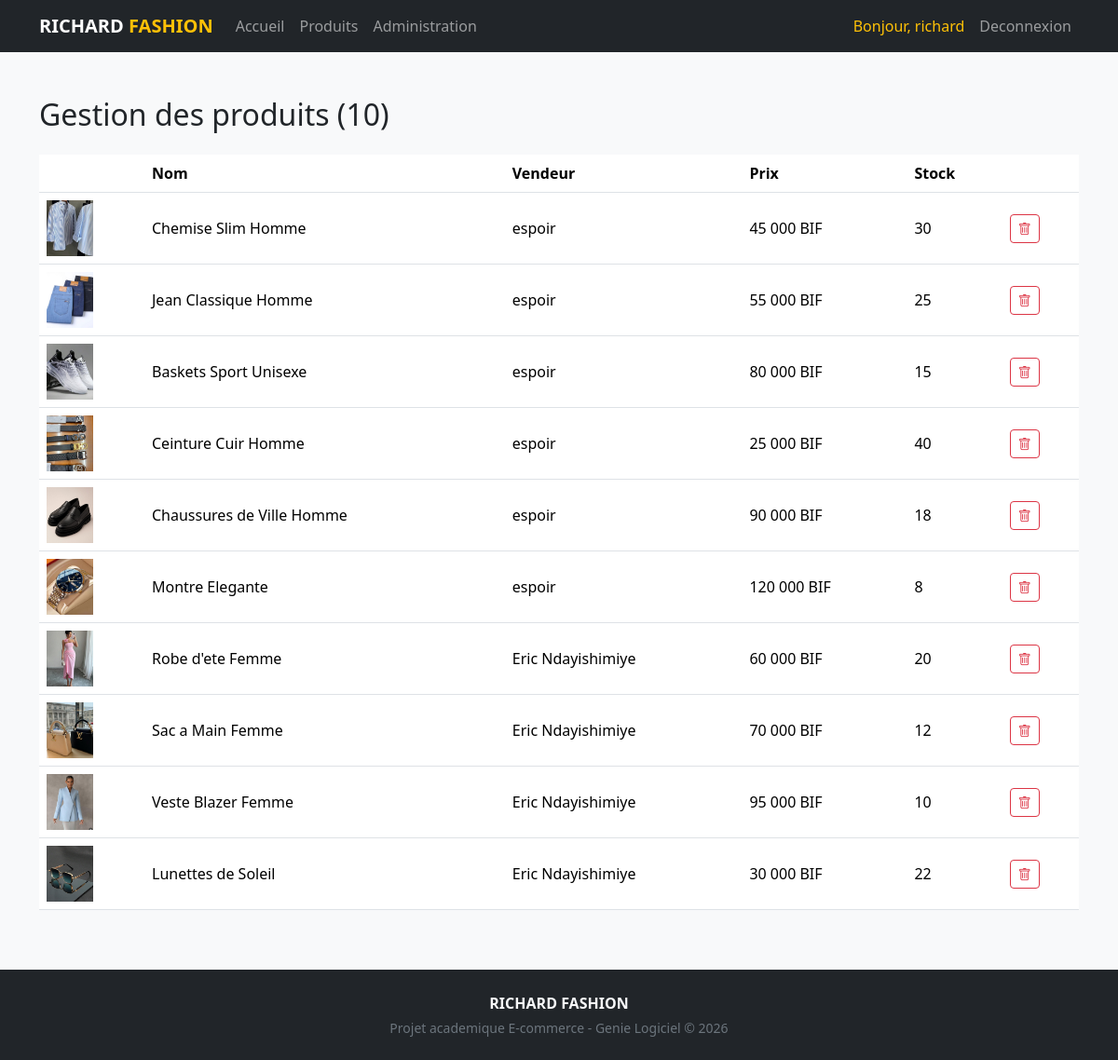
Screenshot of /admin/produits.php (signed in) with the database file from the repository.
### tables this page shows
CREATE TABLE produits (
    id INT AUTO_INCREMENT PRIMARY KEY,
    vendeur_id INT NOT NULL,
    nom VARCHAR(150) NOT NULL,
    description TEXT,
    prix DECIMAL(10,2) NOT NULL,
    stock INT NOT NULL DEFAULT 0,
    taille VARCHAR(50),
    couleur VARCHAR(50),
    date_ajout DATETIME DEFAULT CURRENT_TIMESTAMP,
    FOREIGN KEY (vendeur_id) REFERENCES utilisateurs(id) ON DELETE CASCADE
);

CREATE TABLE utilisateurs (
    id INT AUTO_INCREMENT PRIMARY KEY,
    nom VARCHAR(100) NOT NULL,
    email VARCHAR(150) NOT NULL UNIQUE,
    mot_de_passe VARCHAR(255) NOT NULL,
    telephone VARCHAR(30),
    adresse VARCHAR(255),
    role ENUM('client','vendeur','administrateur') NOT NULL DEFAULT 'client',
    date_inscription DATETIME DEFAULT CURRENT_TIMESTAMP
);

### admin/produits.php (the view, shortened to what this page needs)
<?php
$pdo = getConnexion();
$produits = $pdo->query(
    "SELECT p.*, u.nom AS vendeur_nom,
       (SELECT chemin_image FROM produit_images WHERE produit_id = p.id AND est_principale = 1 LIMIT 1) AS image
     FROM produits p JOIN utilisateurs u ON u.id = p.vendeur_id
     ORDER BY p.date_ajout DESC"
)->fetchAll();
require_once __DIR__ . '/../includes/header.php';
?>
<div class="container my-5">
  <h2 class="mb-4">Gestion des produits (<?= count($produits) ?>)</h2>
  <div class="table-responsive">
    <table class="table bg-white align-middle">
      <thead><tr><th></th><th>Nom</th><th>Vendeur</th><th>Prix</th><th>Stock</th><th></th></tr></thead>
      <tbody>
      <?php foreach ($produits as $p): ?>
        <tr>
          <td><img src="../<?= htmlspecialchars($p['image']) ?>" width="50" height="60" style="object-fit:cover"></td>
          <td><?= htmlspecialchars($p['nom']) ?></td>
          <td><?= htmlspecialchars($p['vendeur_nom']) ?></td>
          <td><?= number_format($p['prix'],0,',',' ') ?> BIF</td>
          <td><?= (int)$p['stock'] ?></td>
          <td>
            <form method="POST" onsubmit="return confirm('Supprimer ce produit ?');">
              <button name="supprimer" value="<?= $p['id'] ?>" class="btn btn-sm btn-outline-danger"><i class="bi bi-trash"></i></button>
            </form>
          </td>
        </tr>
      <?php endforeach; ?>
      </tbody>
    </table>
  </div>
</div>
<?php require_once __DIR__ . '/../includes/footer.php'; ?>

### assets/css/style.css (style rules this page uses)
body { background-color: #f8f9fa; }

### rows the page displays
produits: shows a picture, nom "Chemise Slim Homme", vendeur.nom "espoir", prix "45 000", stock "30", $p['id'] 1 (drawn)
produits: shows a picture, nom "Jean Classique Homme", vendeur.nom "espoir", prix "55 000", stock "25", $p['id'] 3 (drawn)
produits: shows a picture, nom "Baskets Sport Unisexe", vendeur.nom "espoir", prix "80 000", stock "15", $p['id'] 4 (drawn)
produits: shows a picture, nom "Ceinture Cuir Homme", vendeur.nom "espoir", prix "25 000", stock "40", $p['id'] 6 (drawn)
produits: shows a picture, nom "Chaussures de Ville Homme", vendeur.nom "espoir", prix "90 000", stock "18", $p['id'] 8 (drawn)
produits: shows a picture, nom "Montre Elegante", vendeur.nom "espoir", prix "120 000", stock "8", $p['id'] 10 (drawn)
produits: shows a picture, nom "Robe d'ete Femme", vendeur.nom "Eric Ndayishimiye", prix "60 000", stock "20", $p['id'] 2 (drawn)
produits: shows a picture, nom "Sac a Main Femme", vendeur.nom "Eric Ndayishimiye", prix "70 000", stock "12", $p['id'] 5 (drawn)
produits: shows a picture, nom "Veste Blazer Femme", vendeur.nom "Eric Ndayishimiye", prix "95 000", stock "10", $p['id'] 7 (drawn)
produits: shows a picture, nom "Lunettes de Soleil", vendeur.nom "Eric Ndayishimiye", prix "30 000", stock "22", $p['id'] 9 (drawn)

### other values shown
$user['nom'] "richard"
count($produits) "10"
